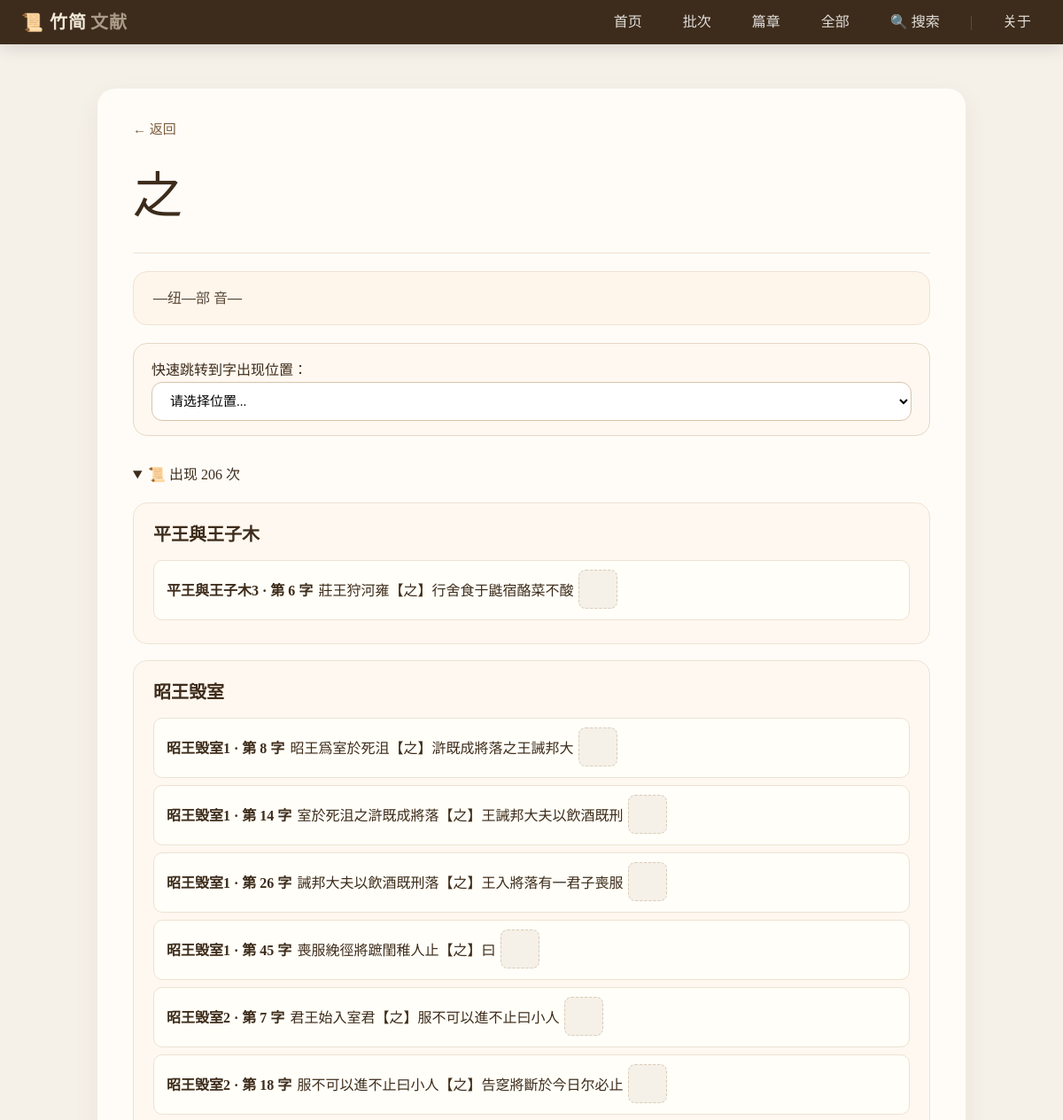
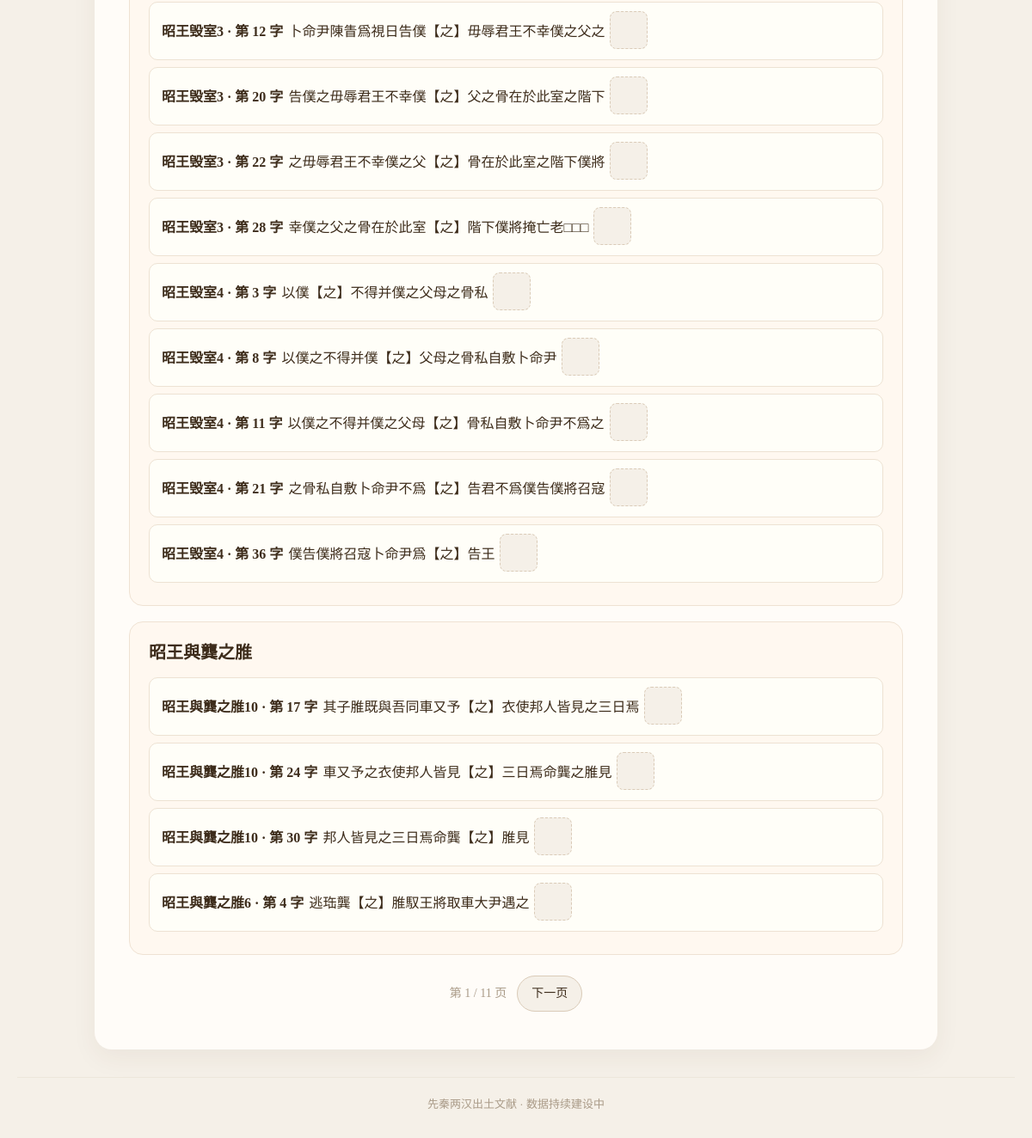
/character/21/, run on the app's committed database (2 pictures, top to bottom).
### texts/models.py (models this page shows, shortened)
class Character(models.Model):
    glyph = models.CharField(max_length=10, unique=True, verbose_name="释读")
    initial = models.CharField(max_length=20, blank=True, verbose_name="声母")
    rhyme = models.CharField(max_length=20, blank=True, verbose_name="韵部")
    pronunciation = models.CharField(max_length=10, blank=True, verbose_name="读音")
    glyph_image = models.ImageField(upload_to='glyphs/', blank=True, null=True, verbose_name="字形图片")
    ligature_code = models.CharField(max_length=100, blank=True, verbose_name="构字式")
    meaning = models.TextField(blank=True, verbose_name="释义")
    notes = models.TextField(blank=True, verbose_name="备注")
    def get_phonetic(self):
        parts = [part for part in (self.initial, self.rhyme, self.pronunciation) if part]
        return ' '.join(parts) if parts else ''
    class Meta:
        ordering = ['glyph']
        verbose_name = "字"
        verbose_name_plural = "字"

class SlipChar(models.Model):
    slip = models.ForeignKey('SlipText', on_delete=models.CASCADE, related_name='slipchars', verbose_name="竹简")
    character = models.ForeignKey(Character, on_delete=models.CASCADE, verbose_name="字")
    position = models.IntegerField(default=0, verbose_name="位置")  # 第几个字
    class Meta:
        ordering = ['position']

class Chapter(models.Model):
    title = models.CharField(max_length=100, unique=True, verbose_name="篇名")
    description = models.TextField(blank=True, verbose_name="篇目说明")
    slip_order = models.JSONField(
        default=list,
        blank=True,
        verbose_name="简序",
        help_text="按顺序存储该篇所有简，如 ['41', '1', '37A', '2']"
    )
    collection = models.ForeignKey(
        Collection,
        on_delete=models.SET_NULL,
        null=True,
        blank=True,
        related_name='chapters',
        verbose_name="所属批次"
    )
    class Meta:
        ordering = ['title']
        verbose_name = "篇目"
        verbose_name_plural = "篇目"

class SlipText(models.Model):
    slip_id = models.CharField(max_length=50, verbose_name="简号")
    content = models.TextField(verbose_name="释文")
    chapter = models.ForeignKey('Chapter', on_delete=models.SET_NULL, related_name='slip_texts', null=True, verbose_name="篇目")
    order = models.PositiveIntegerField(default=0, verbose_name="简序")
    source = models.CharField(max_length=200, blank=True, verbose_name="出处")
    parallel_text = models.CharField(max_length=200, blank=True, verbose_name="对读")
    image = models.ImageField(upload_to='slips/', blank=True, null=True, verbose_name="图版")
    class Meta:
        ordering = ['order']
        verbose_name = "竹简释文"
        verbose_name_plural = "竹简释文"

### texts/views.py (the view)
# urls.py: path('character/<int:pk>/', views.character_detail, name='character_detail'),
def character_detail(request, pk):
    char = get_object_or_404(Character, pk=pk)
    occurrences_qs = SlipChar.objects.filter(character=char).select_related('slip__chapter').prefetch_related(
        Prefetch(
            'slip__slipchars',
            queryset=SlipChar.objects.select_related('character').order_by('position'),
            to_attr='slip_chars'
        )
    ).order_by('slip__chapter__title', 'slip__slip_id', 'position')
    for sc in occurrences_qs:
        sc.glyph_obj = char.glyphs.filter(slip=sc.slip, position=sc.position).first()
    page = request.GET.get('page', 1)
    occurrence_paginator = Paginator(occurrences_qs, 20)
    try:
        occurrence_page = occurrence_paginator.page(page)
    except PageNotAnInteger:
        occurrence_page = occurrence_paginator.page(1)
    except EmptyPage:
        occurrence_page = occurrence_paginator.page(occurrence_paginator.num_pages)
    occurrences = list(occurrence_page.object_list)
    chapter_dict = {}
    total_count = occurrences_qs.count()
    picker_groups = []
    last_chapter = None
    for row in occurrences_qs.values('slip__chapter__title', 'slip__slip_id', 'slip__pk', 'position'):
        chapter_title = row['slip__chapter__title'] or "未分类"
        if chapter_title != last_chapter:
            picker_groups.append({'chapter_title': chapter_title, 'items': []})
            last_chapter = chapter_title
        picker_groups[-1]['items'].append(row)
    for sc in occurrences:
        chapter_title = sc.slip.chapter.title if sc.slip.chapter else "未分类"
        if chapter_title not in chapter_dict:
            chapter_dict[chapter_title] = []
        char_list = getattr(sc.slip, 'slip_chars', [])
        idx = next((i for i, c in enumerate(char_list) if c.pk == sc.pk), -1)
        context_before = ''
        context_after = ''
        if idx != -1:
            before = char_list[max(0, idx-10):idx]
            context_before = ''.join([c.character.glyph for c in before])
            after = char_list[idx+1:min(len(char_list), idx+11)]
            context_after = ''.join([c.character.glyph for c in after])
        context_str = f"{context_before}【{char.glyph}】{context_after}"
        sc.context = context_str
        sc.before = context_before
        sc.after = context_after
        chapter_dict[chapter_title].append(sc)
    chapter_stats = {ch_title: len(sc_list) for ch_title, sc_list in chapter_dict.items()}
    context = {
        'char': char,
        'occurrences': occurrences,
        'chapter_dict': chapter_dict,
        'picker_groups': picker_groups,
        'total_count': total_count,
        'chapter_stats': chapter_stats,
        'occurrence_paginator': occurrence_paginator,
        'occurrence_page_obj': occurrence_page,
    }
    return render(request, 'texts/character_detail.html', context)

### texts/templates/texts/character_detail.html (shortened to what this page needs)
{% extends 'texts/base.html' %}
{% load static %}
{% block content %}
<a href="javascript:history.back()" class="back-link">← 返回</a>
<div class="char-header">
    <div>
        <h1>{{ char.glyph }}</h1>
    </div>
</div>
<div class="glyph-extra">
    <div class="glyph-grid">
        <strong>{{ char.initial|default:"—" }}</strong><span class="label">纽</span><strong>{{ char.rhyme|default:"—" }}</strong><span class="label">部</span>
        <span class="label">音</span><strong>{{ char.pronunciation|default:"—" }}</strong>
    </div>
</div>
{% if picker_groups %}
<div class="position-picker">
    <label for="position-select">快速跳转到字出现位置：</label>
    <select id="position-select" onchange="if(this.value){ window.location.href=this.value; }">
        <option value="">请选择位置...</option>
    </select>
</div>
{% endif %}
<details class="occurrence-section" open>
<summary class="occurrence-summary">📜 出现 {{ total_count }} 次</summary>
<div>
    {% if chapter_dict %}
    {% for chapter_title, sc_list in chapter_dict.items %}
    <div class="chapter-group">
        <h3>{{ chapter_title }} </h3>
        {% for sc in sc_list %}
        <div class="occurrence-item">
            <strong><a href="{% url 'slip_detail' pk=sc.slip.pk %}">{{ sc.slip.slip_id }} · 第 {{ sc.position }} 字</a></strong>
            <span class="context-preview">{{ sc.context }}</span>
            {% if sc.glyph_obj and sc.glyph_obj.image %}
            <img src="{{ sc.glyph_obj.image.url }}" alt="{{ sc.character.glyph }}" class="char-image">
            {% else %}
            <span class="char-placeholder"></span>
            {% endif %}
        </div>
        {% endfor %}
    </div>
    {% endfor %}
    {% if occurrence_paginator and occurrence_page_obj %}
    <div class="pagination" aria-label="出现位置分页">
        <span class="page-info">第 {{ occurrence_page_obj.number }} / {{ occurrence_paginator.num_pages }} 页</span>
        {% if occurrence_page_obj.has_next %}
        <a href="?page={{ occurrence_page_obj.next_page_number }}" class="button ghost">下一页</a>
        {% endif %}
    </div>
    {% endif %}
    {% else %}
    <p class="no-data">该字暂未出现在任何释文中。</p>
    {% endif %}
</div>
</details>
</div>
{% endblock %}

### texts/static/texts/css/style.css (style rules this page uses)
:root { --bg: #f5f0e8; --card: #fffcf8; --accent: #7a5d3c; --muted: #aa9b88; --dark: #3d2c1b; --glass: rgba(77, 56, 34, 0.06); --radius: 12px; --max-width: 980px; --content-gap: 18px; --font-serif: "Noto Serif SC", "KaiTi", "楷体", "STKaiti", serif; --font-sans: "Inter", "Segoe UI", system-ui, -apple-system, sans-serif; }
* { margin: 0; padding: 0; box-sizing: border-box; }
body { font-family: var(--font-serif); background-color: var(--bg); color: var(--dark); padding: 100px 20px 30px; line-height: 1.7; -webkit-font-smoothing: antialiased; -moz-osx-font-smoothing: grayscale; }
h1 { font-size: 28px; font-weight: normal; letter-spacing: 4px; color: var(--dark); border-bottom: 2px solid #dacbb8; padding-bottom: 16px; margin-bottom: 28px; text-align: center; }
.back-link { display: inline-block; margin-bottom: 14px; color: var(--accent); text-decoration: none; font-size: 15px; }
.char-image, .char-placeholder { width: 44px; height: 44px; display: block; margin-bottom: 2px; border-radius: 8px; object-fit: contain; background: #f5f0e8; border: 1px solid rgba(0,0,0,0.04); }
.char-placeholder { border: 1px dashed #dacbb8; }
.char-header { display: flex; flex-wrap: wrap; justify-content: space-between; align-items: flex-end; padding-bottom: 16px; border-bottom: 1px solid #efdfcc; }
.char-header h1 { font-size: 56px; letter-spacing: 6px; border: none; padding: 0; margin: 0; }
.glyph-extra { margin-top: 20px; padding: 16px 22px; background: #fff6eb; border-radius: 16px; border: 1px solid #efe2d3; font-size: 16px; color: #5a4a3a; }
.occurrence-section { margin-top: 30px; }
.chapter-group { margin-top: 18px; padding: 18px 22px; background: #fff8f0; border-radius: 16px; border: 1px solid #efe2d3; }
.chapter-group h3 { margin-bottom: 12px; color: var(--dark); font-size: 20px; }
.position-picker { margin: 20px 0 16px; padding: 16px 20px; background: #fff8f0; border-radius: 16px; border: 1px solid #e6d8c7; }
.position-picker select { width: 100%; padding: 12px 16px; border: 1px solid #d8c4ab; border-radius: 12px; font-size: 15px; font-family: inherit; background: white; }
.pagination { display: flex; justify-content: center; gap: 12px; align-items: center; margin: 24px 0 12px; }
.button { padding: 8px 16px; border-radius: 999px; text-decoration: none; font-size: 14px; transition: background 0.2s; }
.button.ghost { background: #f5f0e8; border: 1px solid #dacbb8; color: var(--dark); }
.page-info { color: var(--muted); font-size: 14px; }
.occurrence-item { display: flex; align-items: center; gap: 6px; padding: 10px 14px; background: #fffef8; border: 1px solid #ede2d3; border-radius: 10px; margin-bottom: 8px; }
.occurrence-item a { color: var(--dark); text-decoration: none; font-weight: 600; display: flex; align-items: center; gap: 6px; flex-wrap: wrap; }

### data on the page
Character: glyph "之", initial "—", rhyme "—", pronunciation "—"
SlipChar: title "平王與王子木", slip.slip_id "平王與王子木3", position "6", context "莊王狩河雍【之】行舍食于鼪宿酪菜不酸"
Chapter: chapter_dict "昭王毁室"
SlipChar: slip.slip_id "昭王毁室1", position "8", context "昭王爲室於死沮【之】滸既成將落之王誡邦大"
SlipChar: slip.slip_id "昭王毁室1", position "14", context "室於死沮之滸既成將落【之】王誡邦大夫以飲酒既刑"
SlipChar: slip.slip_id "昭王毁室1", position "26", context "誡邦大夫以飲酒既刑落【之】王入將落有一君子喪服"
SlipChar: slip.slip_id "昭王毁室1", position "45", context "喪服絻徑將蹠閨稚人止【之】曰"
SlipChar: slip.slip_id "昭王毁室2", position "7", context "君王始入室君【之】服不可以進不止曰小人"
SlipChar: slip.slip_id "昭王毁室2", position "18", context "服不可以進不止曰小人【之】告窆將斷於今日尔必止"
SlipChar: slip.slip_id "昭王毁室3", position "12", context "卜命尹陳眚爲視日告僕【之】毋辱君王不幸僕之父之"
SlipChar: slip.slip_id "昭王毁室3", position "20", context "告僕之毋辱君王不幸僕【之】父之骨在於此室之階下"
SlipChar: slip.slip_id "昭王毁室3", position "22", context "之毋辱君王不幸僕之父【之】骨在於此室之階下僕將"
SlipChar: slip.slip_id "昭王毁室3", position "28", context "幸僕之父之骨在於此室【之】階下僕將掩亡老□□□"
SlipChar: slip.slip_id "昭王毁室4", position "3", context "以僕【之】不得并僕之父母之骨私"
SlipChar: slip.slip_id "昭王毁室4", position "8", context "以僕之不得并僕【之】父母之骨私自敷卜命尹"
SlipChar: slip.slip_id "昭王毁室4", position "11", context "以僕之不得并僕之父母【之】骨私自敷卜命尹不爲之"
SlipChar: slip.slip_id "昭王毁室4", position "21", context "之骨私自敷卜命尹不爲【之】告君不爲僕告僕將召寇"
SlipChar: slip.slip_id "昭王毁室4", position "36", context "僕告僕將召寇卜命尹爲【之】告王"
SlipChar: title "昭王與龔之脽", slip.slip_id "昭王與龔之脽10", position "17", context "其子脽既與吾同車又予【之】衣使邦人皆見之三日焉"
SlipChar: slip.slip_id "昭王與龔之脽10", position "24", context "車又予之衣使邦人皆見【之】三日焉命龔之脽見"
SlipChar: slip.slip_id "昭王與龔之脽10", position "30", context "邦人皆見之三日焉命龔【之】脽見"
SlipChar: slip.slip_id "昭王與龔之脽6", position "4", context "逃珤龔【之】脽馭王將取車大尹遇之"

### other printed values
{{ total_count }} "206"
{{ occurrence_page_obj.number }} "1"
{{ occurrence_paginator.num_pages }} "11"
